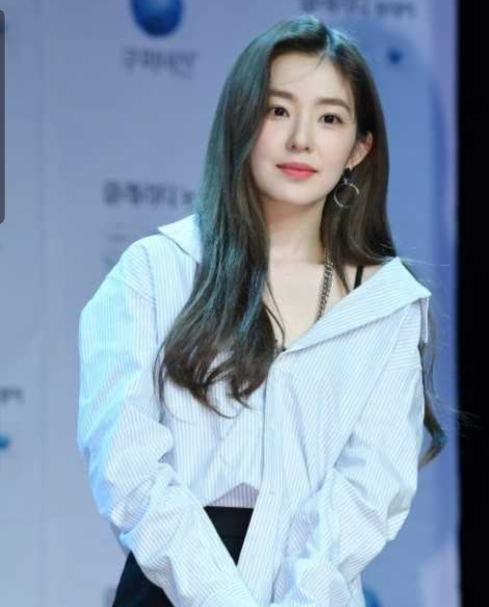
#> input picture test.jpg, 489 x 607 px
$ python analysis.py
#> lines starting #> are read from the running program, lines starting #| are printed output that depends on the picture
import cv2
import numpy as np
import os
import urllib.request

# 1. 얼굴 인식 모델 준비
cascade_filename = 'haarcascade_frontalface_default.xml'
if not os.path.exists(cascade_filename):
    url = 'https://github.com/opencv/opencv/raw/master/data/haarcascades/haarcascade_frontalface_default.xml'
    urllib.request.urlretrieve(url, cascade_filename)

def analyze_personal_color(image_path):
    # 이미지 읽기
#> called with image_path = 'test.jpg'
    img = cv2.imread(image_path)
#> img is the input picture: shape (607, 489, 3); mean B, G, R 172.7, 150.6, 131.9
    if img is None:
        return "이미지 오류", 0

    gray = cv2.cvtColor(img, cv2.COLOR_BGR2GRAY)
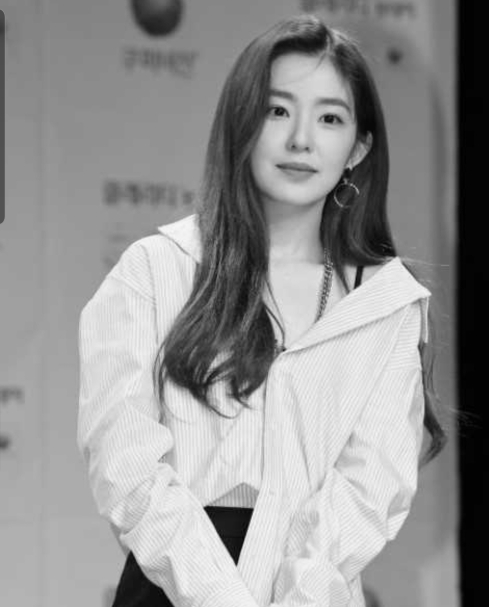
#> gray: shape (607, 489); min 0, max 247, mean 147.5
    face_cascade = cv2.CascadeClassifier(cascade_filename)

    # 얼굴 찾기 시도
    faces = face_cascade.detectMultiScale(gray, 1.1, 4)
#> faces = [[259, 235, 76, 76], [238, 64, 135, 135]]

    if len(faces) == 0:
        print("⚠️ 얼굴 인식 실패! (전체 이미지 분석함)")
        target_area = img
    else:
        print(f"✅ 얼굴 {len(faces)}개 발견! (중앙부만 잘라냄)")
#| ✅ 얼굴 2개 발견! (중앙부만 잘라냄)
        x, y, w, h = faces[0]
#> x = 259; y = 235; w = 76; h = 76

        # [핵심 수정] 얼굴 박스의 정중앙 50%만 잘라냅니다.
        # 머리카락, 배경, 옷을 제외하고 '피부'만 남기기 위함입니다.
        center_x = x + int(w * 0.25)
#> center_x = 278
        center_y = y + int(h * 0.25)
#> center_y = 254
        center_w = int(w * 0.5)
#> center_w = 38
        center_h = int(h * 0.5)
#> center_h = 38

        target_area = img[center_y:center_y+center_h, center_x:center_x+center_w]
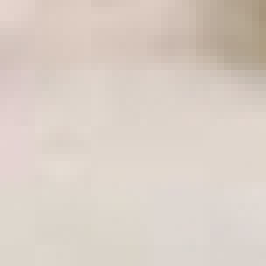
#> target_area: shape (38, 38, 3) (shown 7 times larger); mean B, G, R 197.3, 206.4, 217.7

    # 👇 [디버깅] 컴퓨터가 분석한 영역을 사진으로 저장해서 눈으로 확인하자!
    cv2.imwrite('debug_face.jpg', target_area)
    print("📸 분석한 영역을 'debug_face.jpg'로 저장했습니다. 확인해보세요!")

    # --- Lab 색공간 분석 (파랑 vs 노랑) ---
    lab_img = cv2.cvtColor(target_area, cv2.COLOR_BGR2Lab)
#> lab_img: shape (38, 38, 3); mean of channels 0, 1, 2 213.2, 130.4, 134.1
    L, a, b = cv2.split(lab_img)
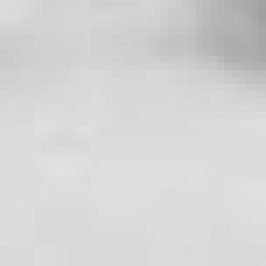
#> L: shape (38, 38) (shown 7 times larger); min 160, max 225, mean 213.2

    b_mean = np.mean(b)
#> b_mean = 134.1

    # 동양인 피부 기준값 (조절 가능)
    threshold = 143

    print(f"📊 b값(노란끼): {b_mean:.2f} (기준: {threshold})")
#| 📊 b값(노란끼): 134.08 (기준: 143)

    if b_mean > threshold:
        return "웜톤 (Warm)", b_mean
    else:
        return "쿨톤 (Cool)", b_mean

# 실행
if __name__ == "__main__":
    result, score = analyze_personal_color("test.jpg")
#> result = '쿨톤 (Cool)'; score = 134.1
    print(f"결과: {result}")
#| 결과: 쿨톤 (Cool)
